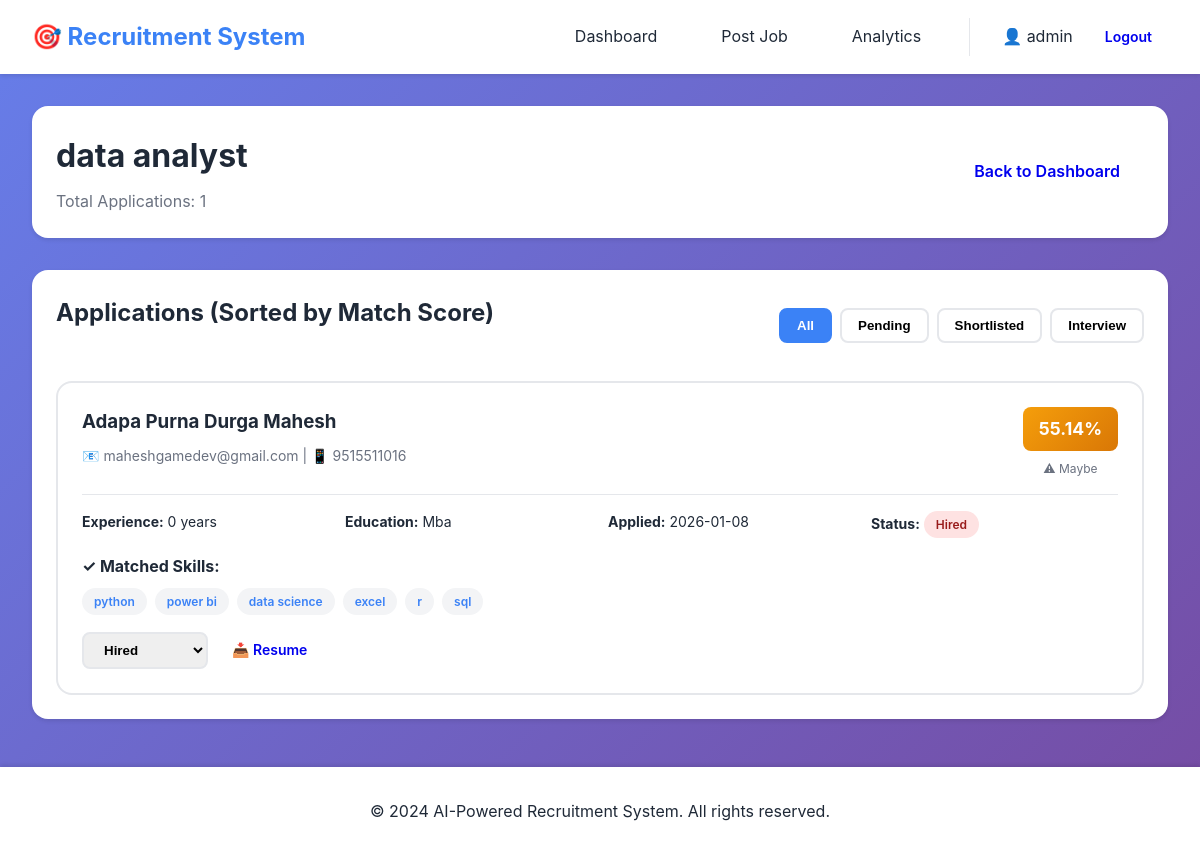
The page /my-jobs/1/applications (signed in) on the database its author committed.
### tables this page shows
CREATE TABLE jobs (
            id INTEGER PRIMARY KEY AUTOINCREMENT,
            title TEXT NOT NULL,
            description TEXT NOT NULL,
            requirements TEXT NOT NULL,
            location TEXT,
            job_type TEXT,
            experience_level TEXT,
            salary_range TEXT,
            posted_by INTEGER,
            status TEXT DEFAULT 'active',
            created_at TIMESTAMP DEFAULT CURRENT_TIMESTAMP,
            FOREIGN KEY (posted_by) REFERENCES users (id)
        );

CREATE TABLE applications (
            id INTEGER PRIMARY KEY AUTOINCREMENT,
            job_id INTEGER NOT NULL,
            candidate_name TEXT NOT NULL,
            candidate_email TEXT NOT NULL,
            candidate_phone TEXT,
            resume_path TEXT NOT NULL,
            cover_letter TEXT,
            match_score REAL,
            skills_matched TEXT,
            experience_years INTEGER,
            education_level TEXT,
            status TEXT DEFAULT 'pending',
            screening_result TEXT,
            applied_at TIMESTAMP DEFAULT CURRENT_TIMESTAMP,
            FOREIGN KEY (job_id) REFERENCES jobs (id)
        );

### app.py (the view)
@app.route('/my-jobs/<int:job_id>/applications')
def view_applications(job_id):
    if 'user_id' not in session:
        flash('Please login to view applications', 'error')
        return redirect(url_for('login'))
    conn = get_db()
    job = conn.execute('SELECT * FROM jobs WHERE id = ? AND posted_by = ?',
                       (job_id, session['user_id'])).fetchone()
    if not job:
        conn.close()
        flash('You do not have permission to view these applications', 'error')
        return redirect(url_for('dashboard'))
    applications = conn.execute('''
        SELECT * FROM applications
        WHERE job_id = ?
        ORDER BY match_score DESC, applied_at DESC
    ''', (job_id,)).fetchall()
    conn.close()
    return render_template('applications.html', job=job, applications=applications)

### app.py (called while the page is built)
def get_db():
    conn = sqlite3.connect('database.db')
    conn.row_factory = sqlite3.Row
    return conn

### templates/applications.html (shortened to what this page needs)
<!DOCTYPE html>
<html lang="en">
<head>
    <link rel="stylesheet" href="{{ url_for('static', filename='style.css') }}">
</head>
<body>
    <nav class="navbar">
        <div class="nav-brand">🎯 Recruitment System</div>
        <div class="nav-menu">
            <a href="{{ url_for('dashboard') }}" class="nav-link">Dashboard</a>
            <a href="{{ url_for('create_job') }}" class="nav-link">Post Job</a>
            <a href="{{ url_for('analytics') }}" class="nav-link">Analytics</a>
            <div class="nav-user">
                <span>👤 {{ session.username }}</span>
                <a href="{{ url_for('logout') }}" class="btn btn-sm">Logout</a>
            </div>
        </div>
    </nav>
    <div class="container">
        <div class="page-header">
            <div>
                <h1>{{ job.title }}</h1>
                <p style="color: #6b7280; margin-top: 0.5rem;">Total Applications: {{ applications|length }}</p>
            </div>
            <a href="{{ url_for('dashboard') }}" class="btn">Back to Dashboard</a>
        </div>
        <div class="section">
            <div style="display: flex; justify-content: space-between; align-items: center; margin-bottom: 1.5rem;">
                <h2>Applications (Sorted by Match Score)</h2>
                <div class="filter-buttons">
                    <button class="filter-btn active" onclick="filterApplications('all')">All</button>
                    <button class="filter-btn" onclick="filterApplications('pending')">Pending</button>
                    <button class="filter-btn" onclick="filterApplications('shortlisted')">Shortlisted</button>
                    <button class="filter-btn" onclick="filterApplications('interview')">Interview</button>
                </div>
            </div>
            {% if applications|length > 0 %}
            <div class="applications-grid">
                {% for app in applications %}
                <div class="application-card" data-status="{{ app.status }}">
                    <div class="app-header">
                        <div>
                            <h3>{{ app.candidate_name }}</h3>
                            <p class="app-contact">
                                📧 {{ app.candidate_email }}
                                {% if app.candidate_phone %}
                                | 📱 {{ app.candidate_phone }}
                                {% endif %}
                            </p>
                        </div>
                        <div>
                            <div class="score-badge" style="background: linear-gradient(135deg,
                                {% if app.match_score >= 75 %}#10b981 0%, #059669 100%{% elif app.match_score >= 60 %}#3b82f6 0%, #2563eb 100%{% elif app.match_score >= 45 %}#f59e0b 0%, #d97706 100%{% else %}#ef4444 0%, #dc2626 100%{% endif %})">
                                {{ app.match_score }}%
                            </div>
                            <p style="text-align: center; margin-top: 0.5rem; font-size: 0.75rem; color: #6b7280;">
                                {% if app.match_score >= 75 %}⭐ Highly Recommended
                                {% elif app.match_score >= 60 %}✓ Recommended
                                {% elif app.match_score >= 45 %}⚠ Maybe
                                {% else %}✗ Not Recommended
                                {% endif %}
                            </p>
                        </div>
                    </div>
                    <div class="app-details">
                        <div class="app-detail-item">
                            <strong>Experience:</strong> {{ app.experience_years }} years
                        </div>
                        <div class="app-detail-item">
                            <strong>Education:</strong> {{ app.education_level }}
                        </div>
                        <div class="app-detail-item">
                            <strong>Applied:</strong> {{ app.applied_at[:10] }}
                        </div>
                        <div class="app-detail-item">
                            <strong>Status:</strong>
                            <span class="badge badge-{{ 'success' if app.status == 'shortlisted' else 'warning' if app.status == 'pending' else 'info' if app.status == 'interview' else 'danger' }}">
                                {{ app.status.title() }}
                            </span>
                        </div>
                    </div>
                    {% if app.skills_matched %}
                    <div class="app-skills">
                        <strong>✓ Matched Skills:</strong>
                        <div class="skills-tags">
                            {% set skills_list = [] %}
                            {% for skill in skills_list[:10] %}
                            <span class="skill-tag">{{ skill }}</span>
                            {% endfor %}
                        </div>
                    </div>
                    {% endif %}
                    <div class="app-actions">
                        <select class="status-select" onchange="updateStatus({{ app.id }}, this.value)">
                            <option value="hired" {% if app.status == 'hired' %}selected{% endif %}>Hired</option>
                        </select>
                        <a href="{{ url_for('download_resume', app_id=app.id) }}" class="btn btn-sm" download>
                            📥 Resume
                        </a>
                    </div>
                </div>
                {% endfor %}
            </div>
            {% else %}
            <div style="text-align: center; padding: 3rem; color: #6b7280;">
                <p style="font-size: 3rem; margin-bottom: 1rem;">📭</p>
                <h3>No applications yet</h3>
                <p>Applications will appear here as candidates apply for this position.</p>
            </div>
            {% endif %}
        </div>
    </div>
    <footer class="footer">
        <p>&copy; 2024 AI-Powered Recruitment System. All rights reserved.</p>
    </footer>
</body>
</html>

### static/style.css (style rules this page uses)
* { margin: 0; padding: 0; box-sizing: border-box; }
:root { --primary: #3b82f6; --primary-dark: #2563eb; --success: #10b981; --warning: #f59e0b; --danger: #ef4444; --info: #06b6d4; --dark: #1f2937; --light: #f3f4f6; --white: #ffffff; --border: #e5e7eb; --shadow: rgba(0, 0, 0, 0.1); }
body { font-family: -apple-system, BlinkMacSystemFont, 'Segoe UI', Roboto, 'Helvetica Neue', Arial, sans-serif; background: linear-gradient(135deg, #667eea 0%, #764ba2 100%); color: var(--dark); line-height: 1.6; min-height: 100vh; }
.navbar { background: var(--white); padding: 1rem 2rem; box-shadow: 0 2px 4px var(--shadow); display: flex; justify-content: space-between; align-items: center; }
.nav-brand { font-size: 1.5rem; font-weight: bold; color: var(--primary); }
.nav-menu { display: flex; align-items: center; gap: 2rem; }
.nav-link { color: var(--dark); text-decoration: none; padding: 0.5rem 1rem; border-radius: 0.375rem; transition: all 0.3s; }
.nav-user { display: flex; align-items: center; gap: 1rem; padding-left: 2rem; border-left: 1px solid var(--border); }
.container { max-width: 1200px; margin: 2rem auto; padding: 0 2rem; }
.btn { padding: 0.75rem 1.5rem; border: none; border-radius: 0.5rem; font-weight: 600; cursor: pointer; transition: all 0.3s; text-decoration: none; display: inline-block; text-align: center; }
.btn-sm { padding: 0.5rem 1rem; font-size: 0.875rem; }
.page-header { display: flex; justify-content: space-between; align-items: center; margin-bottom: 2rem; background: var(--white); padding: 1.5rem; border-radius: 1rem; box-shadow: 0 2px 4px var(--shadow); }
.page-header h1 { font-size: 2rem; color: var(--dark); }
.section { background: var(--white); padding: 1.5rem; border-radius: 1rem; box-shadow: 0 2px 4px var(--shadow); margin-bottom: 2rem; }
.section h2 { margin-bottom: 1.5rem; color: var(--dark); }
.badge { padding: 0.25rem 0.75rem; border-radius: 9999px; font-size: 0.75rem; font-weight: 600; display: inline-block; }
.badge-danger { background: #fee2e2; color: #991b1b; }
.score-badge { display: inline-block; padding: 0.5rem 1rem; border-radius: 0.5rem; color: var(--white); font-weight: bold; font-size: 1.1rem; }
.footer { background: var(--white); padding: 2rem; text-align: center; margin-top: 3rem; box-shadow: 0 -2px 4px var(--shadow); }

### templates/applications.html (style rules this page uses)
.filter-buttons { display: flex; gap: 0.5rem; }
.filter-btn { padding: 0.5rem 1rem; border: 2px solid var(--border); background: var(--white); border-radius: 0.5rem; cursor: pointer; transition: all 0.3s; font-weight: 600; }
.filter-btn.active { background: var(--primary); color: var(--white); border-color: var(--primary); }
.applications-grid { display: grid; gap: 1.5rem; }
.application-card { border: 2px solid var(--border); border-radius: 1rem; padding: 1.5rem; transition: all 0.3s; }
.app-header { display: flex; justify-content: space-between; align-items: flex-start; margin-bottom: 1rem; padding-bottom: 1rem; border-bottom: 1px solid var(--border); }
.app-header h3 { margin-bottom: 0.5rem; color: var(--dark); }
.app-contact { color: #6b7280; font-size: 0.875rem; }
.app-details { display: grid; grid-template-columns: repeat(auto-fit, minmax(200px, 1fr)); gap: 1rem; margin-bottom: 1rem; }
.app-detail-item { font-size: 0.875rem; }
.app-skills { margin-bottom: 1rem; }
.skills-tags { display: flex; flex-wrap: wrap; gap: 0.5rem; margin-top: 0.5rem; }
.skill-tag { background: var(--light); padding: 0.25rem 0.75rem; border-radius: 9999px; font-size: 0.75rem; font-weight: 600; color: var(--primary); }
.app-actions { display: flex; gap: 0.5rem; align-items: center; flex-wrap: wrap; }
.status-select { padding: 0.5rem 1rem; border: 2px solid var(--border); border-radius: 0.5rem; font-weight: 600; cursor: pointer; }

### rows shown on the page
jobs: title "data analyst"
applications: candidate_name "Adapa Purna Durga Mahesh", candidate_email "maheshgamedev@gmail.com", candidate_phone "9515511016", match_score "55.14", shows "⚠ Maybe", experience_years "0", education_level "Mba", applied_at "2026-01-08", status "Hired", 10 "python" "power bi" "data science" "excel" "r" "sql", status+id "Hired"

### other values the page prints
{{ session.username }} "admin"
{{ applications|length }} "1"
